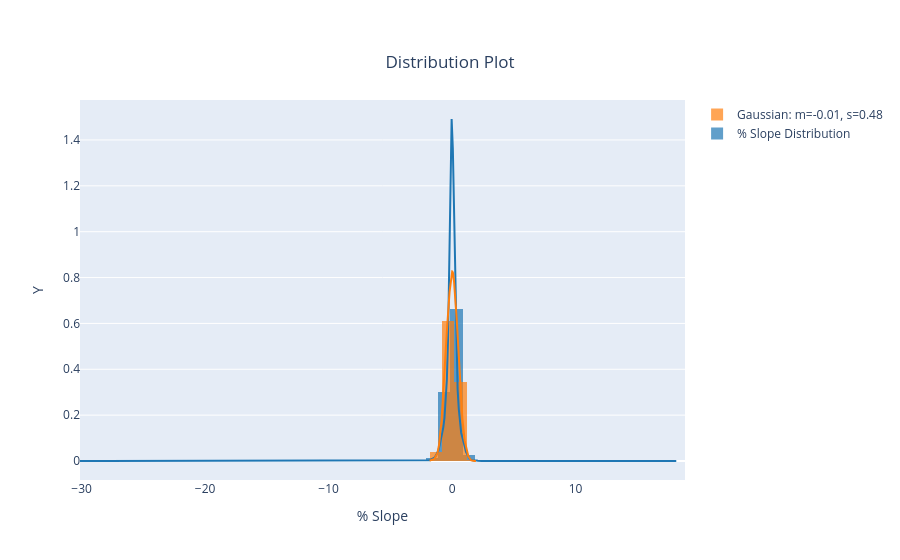

Notebook code for this chart:
### Code cell
import plotly.figure_factory as ff
from scipy.stats import norm
import numpy as np
np.random.seed(123)

data = route_df['elevation_diff'].tolist() #np.random.noncentral_chisquare(3, 20, 1000)

m, s = norm.fit(data)
gaussian_data = np.random.normal(m, s, 10000)

fig = ff.create_distplot(
    [data, gaussian_data],
    group_labels=["% Slope Distribution", f"Gaussian: m={m:.2f}, s={s:.2f}"],
    curve_type="kde", show_rug=False
)

fig.update_layout(
    title={
        'text': "Distribution Plot",
        'y':0.9,
        'x':0.5,
        'xanchor': 'center',
        'yanchor': 'top'},
    xaxis=dict(
        title="% Slope"
    ),
    yaxis=dict(
        title="Y"
    ))


fig.show()

### Figure 1 — Plotly figure (JSON) as saved in the notebook; plotly's stock layout.template omitted (floating-point values rounded to 4 significant figures; data arrays with more than 128 entries replaced by an {"elided": "..."} marker saying what was removed)
{"data": [{"autobinx": false, "histnorm": "probability density", "legendgroup": "% Slope Distribution", "marker": {"color": "rgb(31, 119, 180)"}, "name": "% Slope Distribution", "opacity": 0.7, "type": "histogram", "x": {"elided": "31645 float values"}, "xaxis": "x", "xbins": {"end": 18.26, "size": 1, "start": -30.14}, "yaxis": "y"}, {"autobinx": false, "histnorm": "probability density", "legendgroup": "Gaussian: m=-0.01, s=0.48", "marker": {"color": "rgb(255, 127, 14)"}, "name": "Gaussian: m=-0.01, s=0.48", "opacity": 0.7, "type": "histogram", "x": {"elided": "10000 float values"}, "xaxis": "x", "xbins": {"end": 1.932, "size": 1, "start": -1.819}, "yaxis": "y"}, {"legendgroup": "% Slope Distribution", "marker": {"color": "rgb(31, 119, 180)"}, "mode": "lines", "name": "% Slope Distribution", "showlegend": false, "type": "scatter", "x": {"elided": "500 float values"}, "xaxis": "x", "y": {"elided": "500 float values"}, "yaxis": "y"}, {"legendgroup": "Gaussian: m=-0.01, s=0.48", "marker": {"color": "rgb(255, 127, 14)"}, "mode": "lines", "name": "Gaussian: m=-0.01, s=0.48", "showlegend": false, "type": "scatter", "x": {"elided": "500 float values"}, "xaxis": "x", "y": {"elided": "500 float values"}, "yaxis": "y"}], "layout": {"barmode": "overlay", "hovermode": "closest", "legend": {"traceorder": "reversed"}, "title": {"text": "Distribution Plot", "x": 0.5, "xanchor": "center", "y": 0.9, "yanchor": "top"}, "xaxis": {"anchor": "y2", "domain": [0, 1], "title": {"text": "% Slope"}, "zeroline": false}, "yaxis": {"anchor": "free", "domain": [0, 1], "position": 0, "title": {"text": "Y"}}}}
